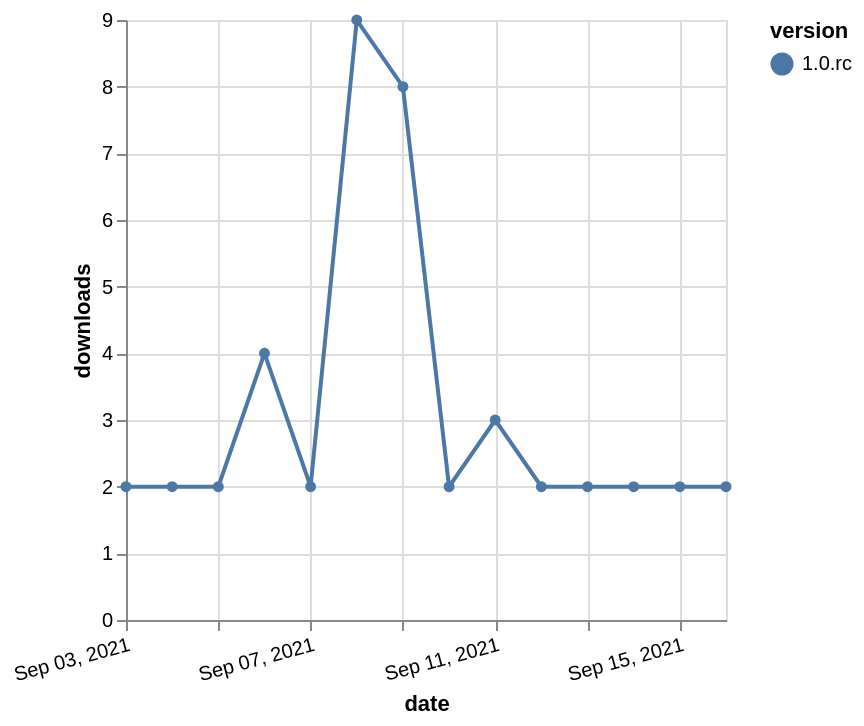

Specify this chart in Vega-Lite:
### Vega-Lite specification from a JSON file in a GitHub repository (floating-point values rounded to 4 significant figures)
{"$schema": "https://vega.github.io/schema/vega-lite/v5.json", "description": "A simple bar chart with embedded data.", "data": {"values": [{"date": "2021-09-03", "total": 3767, "delta": 2, "version": "1.0.rc"}, {"date": "2021-09-04", "total": 3769, "delta": 2, "version": "1.0.rc"}, {"date": "2021-09-05", "total": 3771, "delta": 2, "version": "1.0.rc"}, {"date": "2021-09-06", "total": 3775, "delta": 4, "version": "1.0.rc"}, {"date": "2021-09-07", "total": 3777, "delta": 2, "version": "1.0.rc"}, {"date": "2021-09-08", "total": 3786, "delta": 9, "version": "1.0.rc"}, {"date": "2021-09-09", "total": 3794, "delta": 8, "version": "1.0.rc"}, {"date": "2021-09-10", "total": 3796, "delta": 2, "version": "1.0.rc"}, {"date": "2021-09-11", "total": 3799, "delta": 3, "version": "1.0.rc"}, {"date": "2021-09-12", "total": 3801, "delta": 2, "version": "1.0.rc"}, {"date": "2021-09-13", "total": 3803, "delta": 2, "version": "1.0.rc"}, {"date": "2021-09-14", "total": 3805, "delta": 2, "version": "1.0.rc"}, {"date": "2021-09-15", "total": 3807, "delta": 2, "version": "1.0.rc"}, {"date": "2021-09-16", "total": 3809, "delta": 2, "version": "1.0.rc"}]}, "width": "container", "mark": {"type": "line", "point": {"filled": true}}, "encoding": {"x": {"field": "date", "type": "temporal", "timeUnit": "yearmonthdate", "title": "date", "axis": {"labelAngle": -15}}, "y": {"field": "delta", "type": "quantitative", "title": "downloads"}, "color": {"field": "version", "type": "nominal"}, "tooltip": {"field": "delta"}}}
